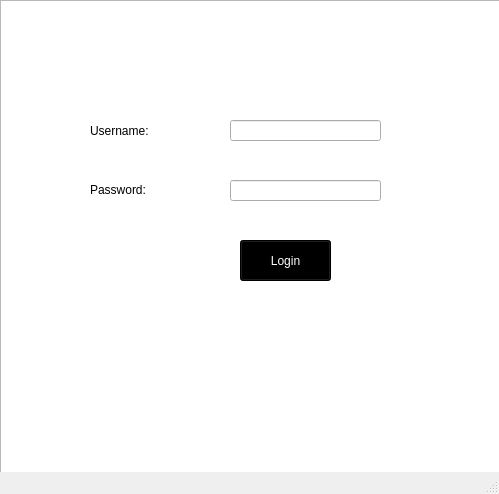
<?xml version="1.0" encoding="UTF-8"?>
<ui version="4.0">
 <class>Login</class>
 <widget class="QMainWindow" name="Login">
  <property name="geometry">
   <rect>
    <x>0</x>
    <y>0</y>
    <width>499</width>
    <height>494</height>
   </rect>
  </property>
  <property name="windowTitle">
   <string>Login</string>
  </property>
  <widget class="QWidget" name="centralwidget">
   <widget class="QGraphicsView" name="graphicsView">
    <property name="geometry">
     <rect>
      <x>0</x>
      <y>0</y>
      <width>501</width>
      <height>511</height>
     </rect>
    </property>
    <property name="styleSheet">
     <string notr="true">background: url(G:/Final1/Image_Login.jpg) ;
background-repeat: no-repeat;

</string>
    </property>
   </widget>
   <widget class="QPushButton" name="Submit">
    <property name="geometry">
     <rect>
      <x>240</x>
      <y>240</y>
      <width>91</width>
      <height>41</height>
     </rect>
    </property>
    <property name="styleSheet">
     <string notr="true">background-color:rgb(0,0,0);
font: 20pt &quot;Bauhaus 93&quot;;
color: rgb(255, 255, 255);</string>
    </property>
    <property name="text">
     <string>Login</string>
    </property>
   </widget>
   <widget class="QLineEdit" name="Username">
    <property name="geometry">
     <rect>
      <x>230</x>
      <y>120</y>
      <width>151</width>
      <height>21</height>
     </rect>
    </property>
    <property name="styleSheet">
     <string notr="true">font: 14pt &quot;Tempus Sans ITC&quot;;</string>
    </property>
   </widget>
   <widget class="QLabel" name="label_2">
    <property name="geometry">
     <rect>
      <x>90</x>
      <y>180</y>
      <width>121</width>
      <height>20</height>
     </rect>
    </property>
    <property name="styleSheet">
     <string notr="true">font: 20pt &quot;Bauhaus 93&quot;;</string>
    </property>
    <property name="text">
     <string>Password:</string>
    </property>
   </widget>
   <widget class="QLineEdit" name="Password">
    <property name="geometry">
     <rect>
      <x>230</x>
      <y>180</y>
      <width>151</width>
      <height>21</height>
     </rect>
    </property>
    <property name="styleSheet">
     <string notr="true">font: 14pt &quot;Tempus Sans ITC&quot;;</string>
    </property>
   </widget>
   <widget class="QLabel" name="label">
    <property name="geometry">
     <rect>
      <x>90</x>
      <y>120</y>
      <width>131</width>
      <height>21</height>
     </rect>
    </property>
    <property name="styleSheet">
     <string notr="true">font: 20pt &quot;Bauhaus 93&quot;;</string>
    </property>
    <property name="text">
     <string>Username:</string>
    </property>
   </widget>
  </widget>
  <widget class="QMenuBar" name="menubar">
   <property name="geometry">
    <rect>
     <x>0</x>
     <y>0</y>
     <width>499</width>
     <height>21</height>
    </rect>
   </property>
  </widget>
  <widget class="QStatusBar" name="statusbar"/>
 </widget>
 <resources/>
 <connections/>
</ui>
